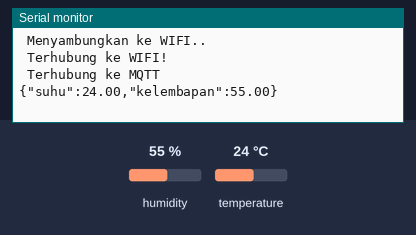
Bench run of a sketch on a simulated ESP32. Parts: the last lines printed to the serial monitor. Inputs (shaded band) come from the test bench; at power-on: humidity 55 %, temperature 24 °C. WiFi joins after 1.5 s; servers stay silent unless stated; no MQTT or app messages arrive unless stated.

Above: at 4.2 s.
4.3 s: humidity set to 22 %
At 9.3 s:
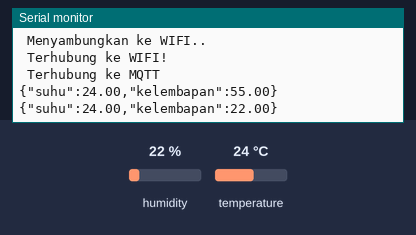
9.9 s: temperature set to 12 °C
At 14.5 s:
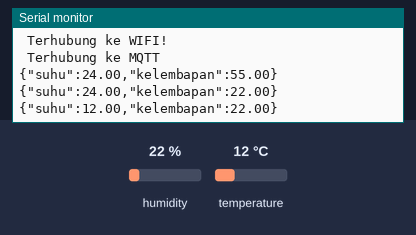
15.5 s: humidity set to 40 %
At 18.6 s:
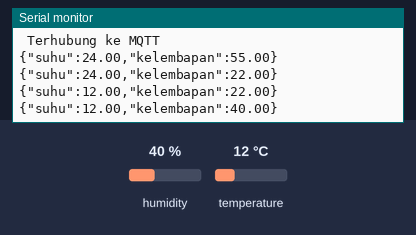
Timing chart, 0 to 20.1 s (numbered marks = the images above; inputs shaded):
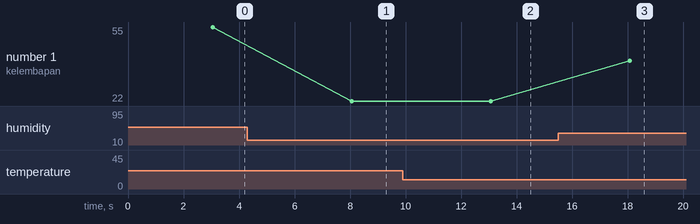

The sketch:

dhtreader.ino
```cpp
#include <WiFi.h>
#include <PubSubClient.h>
#include <DHT.h>

#define DHTPIN 15
#define DHTTYPE DHT22

const char* ssid = "FR-SYSTEM";
const char* password = "bebekgoreng";
const char* mqtt_server = "34.214.183.82";

WiFiClient espClient;
PubSubClient client(espClient);
DHT dht(DHTPIN, DHTTYPE);

void setup() {
  Serial.begin(115200);
  dht.begin();
  WiFi.begin(ssid, password);

  while (WiFi.status() != WL_CONNECTED) {
    Serial.print("\n Menyambungkan ke WIFI..");
    delay(3000);
  }
  Serial.print("\n Terhubung ke WIFI!");

  client.setServer(mqtt_server, 1883);
  while (!client.connected()) {
    if (client.connect("ESPClient","user123","pass123")) {
      Serial.print("\n Terhubung ke MQTT");
    } else {
      Serial.print("\nGagal Terhubung ke MQTT");
      Serial.print(client.state());
      delay(3000);
    }
  }
}

void loop() {
  float suhu = dht.readTemperature();
  float kelembapan = dht.readHumidity();

  if (!isnan(suhu) && !isnan(kelembapan)) {
    Serial.print("\n");
    String payload = "{\"suhu\":"+ String(suhu) +",\"kelembapan\":"+ String(kelembapan) +"}";
    client.publish("sensor/data", payload.c_str(), true);
    Serial.print(payload);
  }
  delay(5000);
}
```

Measured:
- after the input at 4.3 s, the serial monitor: prints a new line after 3.8 s (image 1)
- after the input at 9.9 s, the serial monitor: prints a new line after 3.2 s (image 2)
- after the input at 15.5 s, the serial monitor: prints a new line after 2.6 s (image 3)
- plotted number 1: 55 → 22 after the input at 4.3 s, 22 → 40 after the input at 15.5 s
